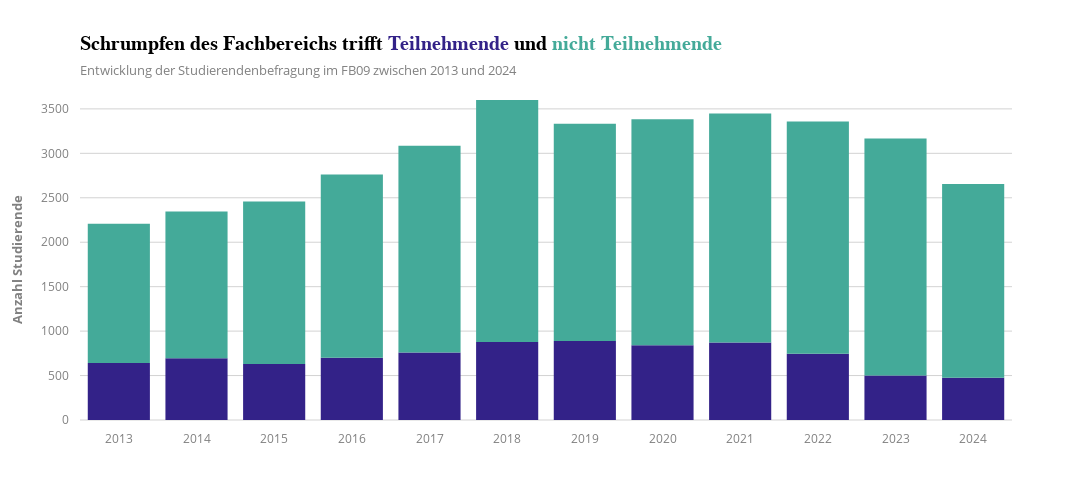

Notebook source saved alongside this figure:
### Code cell
color1, color2 = px.colors.qualitative.Safe[4], px.colors.qualitative.Safe[6]

fig = px.bar(
    abschluss_df,
    x="Jahr",
    y=["Gesamter Rücklauf", "Gesamt nicht teilgenommen"],
    title=rf"<b>Schrumpfen des Fachbereichs trifft </b>"
          f"<span style='color:{color1};'>Teilnehmende</span> <b>und </b>"
          f"<span style='color:{color2};'>nicht Teilnehmende</span>",
    subtitle="Entwicklung der Studierendenbefragung im FB09 zwischen 2013 und 2024",
    color_discrete_sequence=[color1, color2],
    template="infoviz"
)

# Layout configuration
fig.update_layout(
    yaxis=dict(range=[0, 3600], title="Anzahl Studierende"),
    xaxis=dict(dtick=1, title=""),
    showlegend=False,
    height=500,
    width=1400,
)

fig.show()
fig.write_image("Plots/pdf/abschluss2.pdf")

### Figure 1 — Plotly figure (JSON) as saved in the notebook; plotly's stock layout.template omitted (floating-point values rounded to 4 significant figures)
{"data": [{"hovertemplate": "variable=Gesamter Rücklauf<br>Jahr=%{x}<br>value=%{y}<extra></extra>", "legendgroup": "Gesamter Rücklauf", "marker": {"color": "rgb(51, 34, 136)", "pattern": {"shape": ""}}, "name": "Gesamter Rücklauf", "orientation": "v", "showlegend": true, "textposition": "auto", "type": "bar", "x": [2013, 2014, 2015, 2016, 2017, 2018, 2019, 2020, 2021, 2022, 2023, 2024], "xaxis": "x", "y": [640.0, 694.0, 631.0, 699.0, 758.0, 878.0, 888.0, 841.0, 873.0, 745.0, 501.0, 476.0], "yaxis": "y"}, {"hovertemplate": "variable=Gesamt nicht teilgenommen<br>Jahr=%{x}<br>value=%{y}<extra></extra>", "legendgroup": "Gesamt nicht teilgenommen", "marker": {"color": "rgb(68, 170, 153)", "pattern": {"shape": ""}}, "name": "Gesamt nicht teilgenommen", "orientation": "v", "showlegend": true, "textposition": "auto", "type": "bar", "x": [2013, 2014, 2015, 2016, 2017, 2018, 2019, 2020, 2021, 2022, 2023, 2024], "xaxis": "x", "y": [1567.0, 1653.0, 1826.0, 2063.0, 2326.0, 2892.0, 2445.0, 2542.0, 2575.0, 2613.0, 2667.0, 2179.0], "yaxis": "y"}], "layout": {"barmode": "relative", "height": 500, "legend": {"title": {"text": "variable"}, "tracegroupgap": 0}, "showlegend": false, "title": {"subtitle": {"text": "Entwicklung der Studierendenbefragung im FB09 zwischen 2013 und 2024"}, "text": "<b>Schrumpfen des Fachbereichs trifft </b><span style='color:rgb(51, 34, 136);'>Teilnehmende</span> <b>und </b><span style='color:rgb(68, 170, 153);'>nicht Teilnehmende</span>"}, "width": 1400, "xaxis": {"anchor": "y", "domain": [0, 1], "dtick": 1, "title": {"text": ""}}, "yaxis": {"anchor": "x", "domain": [0, 1], "range": [0, 3600], "title": {"text": "Anzahl Studierende"}}}}
